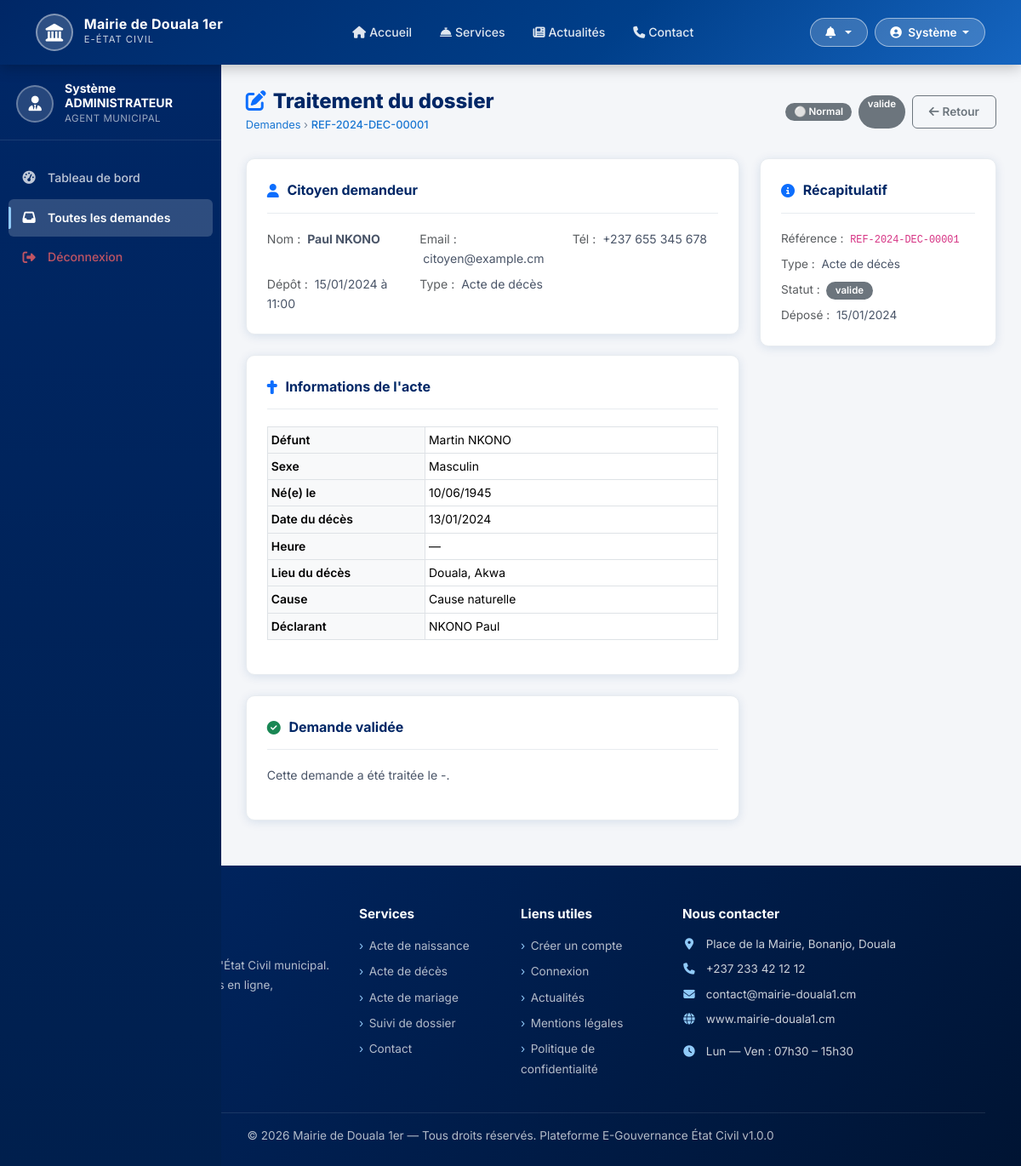
The page /agent/traiter-demande.php?id=2 (signed in) on the database its author committed.
### tables this page shows
CREATE TABLE `demandes` (
    `id` INT UNSIGNED AUTO_INCREMENT PRIMARY KEY,
    `numero_reference` VARCHAR(30) NOT NULL UNIQUE,
    `user_id` INT UNSIGNED NOT NULL,
    `agent_id` INT UNSIGNED DEFAULT NULL,
    `type_acte` ENUM('naissance','deces','mariage','casier','nationalite','autre') NOT NULL,
    `statut` ENUM('soumis','en_cours','valide','rejete','archive') DEFAULT 'soumis',
    `priorite` ENUM('normale','urgente') DEFAULT 'normale',
    `motif_demande` TEXT,
    `commentaire_agent` TEXT,
    `motif_rejet` TEXT,
    `date_traitement` DATETIME DEFAULT NULL,
    `date_validation` DATETIME DEFAULT NULL,
    `acte_pdf_path` VARCHAR(255) DEFAULT NULL,
    `created_at` TIMESTAMP DEFAULT CURRENT_TIMESTAMP,
    `updated_at` TIMESTAMP DEFAULT CURRENT_TIMESTAMP ON UPDATE CURRENT_TIMESTAMP,
    FOREIGN KEY (`user_id`) REFERENCES `users`(`id`) ON DELETE CASCADE,
    FOREIGN KEY (`agent_id`) REFERENCES `users`(`id`) ON DELETE SET NULL,
    INDEX `idx_reference` (`numero_reference`),
    INDEX `idx_statut` (`statut`),
    INDEX `idx_type` (`type_acte`),
    INDEX `idx_user` (`user_id`),
    INDEX `idx_created` (`created_at`)
);

CREATE TABLE `users` (
    `id` INT UNSIGNED AUTO_INCREMENT PRIMARY KEY,
    `role_id` INT UNSIGNED NOT NULL,
    `nom` VARCHAR(100) NOT NULL,
    `prenom` VARCHAR(100) NOT NULL,
    `email` VARCHAR(150) NOT NULL UNIQUE,
    `password` VARCHAR(255) NOT NULL,
    `telephone` VARCHAR(20),
    `adresse` TEXT,
    `ville` VARCHAR(100),
    `photo_profil` VARCHAR(255) DEFAULT NULL,
    `statut` ENUM('actif','inactif','suspendu') DEFAULT 'actif',
    `email_verifie` TINYINT(1) DEFAULT 0,
    `token_reset` VARCHAR(100) DEFAULT NULL,
    `derniere_connexion` DATETIME DEFAULT NULL,
    `created_at` TIMESTAMP DEFAULT CURRENT_TIMESTAMP,
    `updated_at` TIMESTAMP DEFAULT CURRENT_TIMESTAMP ON UPDATE CURRENT_TIMESTAMP,
    FOREIGN KEY (`role_id`) REFERENCES `roles`(`id`) ON DELETE RESTRICT ON UPDATE CASCADE,
    INDEX `idx_email` (`email`),
    INDEX `idx_role` (`role_id`),
    INDEX `idx_statut` (`statut`)
);

### agent/traiter-demande.php (the view, shortened to what the rows shown need)
<?php
require_once __DIR__ . '/../config/database.php';
require_once __DIR__ . '/../config/app.php';
$id = (int)($_GET['id'] ?? 0);
$demande = dbQuery("
    SELECT d.*, u.nom as citoyen_nom, u.prenom as citoyen_prenom, u.email as citoyen_email, u.telephone as citoyen_tel
    FROM demandes d JOIN users u ON d.user_id=u.id
    WHERE d.id=?
", [$id])->fetch();
$details = null;
switch ($demande['type_acte']) {
    case 'deces':     $details = dbQuery("SELECT * FROM deces WHERE demande_id=?",[$id])->fetch(); break;
}
include __DIR__.'/../views/partials/header.php';
?>
<div class="dashboard-wrapper">
  <main class="main-content">
    <div class="page-header">
      <div>
        <h1><i class="fas fa-edit me-2 text-primary"></i>Traitement du dossier</h1>
        <div class="breadcrumb-bar">
          <a href="<?= APP_URL ?>/agent/demandes.php">Demandes</a> ›
          <span><?= htmlspecialchars($demande['numero_reference']) ?></span>
        </div>
      </div>
      <div class="d-flex gap-2">
        <div class="badge <?= $demande['priorite']==='urgente'?'bg-danger':'bg-secondary' ?> align-self-center">
          <?= $demande['priorite']==='urgente'?'🔴 Urgent':'⚪ Normal' ?>
        </div>
        <?= getStatutBadge($demande['statut']) ?>
        <a href="<?= APP_URL ?>/agent/demandes.php" class="btn btn-sm btn-outline-secondary">
          <i class="fas fa-arrow-left me-1"></i>Retour
        </a>
      </div>
    </div>
    <div class="row g-4">
      <div class="col-lg-8">
        <div class="content-card mb-4">
          <div class="row g-2" style="font-size:.88rem;">
            <div class="col-md-4"><span class="text-muted">Nom :</span> <strong class="ms-1"><?= htmlspecialchars($demande['citoyen_prenom'].' '.$demande['citoyen_nom']) ?></strong></div>
            <div class="col-md-4"><span class="text-muted">Email :</span> <span class="ms-1"><?= htmlspecialchars($demande['citoyen_email']) ?></span></div>
            <div class="col-md-4"><span class="text-muted">Tél :</span> <span class="ms-1"><?= htmlspecialchars($demande['citoyen_tel']??'—') ?></span></div>
            <div class="col-md-4"><span class="text-muted">Dépôt :</span> <span class="ms-1"><?= formatDateTime($demande['created_at']) ?></span></div>
            <div class="col-md-4"><span class="text-muted">Type :</span> <span class="ms-1"><?= getTypeActeLabel($demande['type_acte']) ?></span></div>
          </div>
        </div>
        <?php if ($details): ?>
        <div class="content-card mb-4">
          <div class="table-responsive">
            <table class="table table-sm table-bordered" style="font-size:.87rem;">
              <tbody>
                <?php
                $rows = [];
                if ($demande['type_acte']==='naissance' && $details) {
                    $rows = [
                        ['Enfant',''.($details['prenom_enfant']??'').' '.($details['nom_enfant']??'')],
                        ['Sexe',$details['sexe']==='M'?'Masculin':'Féminin'],
                        ['Date de naissance',formatDate($details['date_naissance']??'')],
                        ['Heure',$details['heure_naissance']??'—'],
                        ['Lieu de naissance',$details['lieu_naissance']??'—'],
                        ['Maternité',$details['centre_sante']??'—'],
                        ['Père',($details['prenom_pere']??'').' '.($details['nom_pere']??'')],
                        ['Mère',($details['prenom_mere']??'').' '.($details['nom_mere']??'')],
                        ['Déclarant',$details['nom_declarant']??'—'],
                    ];
                } elseif ($demande['type_acte']==='deces' && $details) {
                    $rows = [
                        ['Défunt',($details['prenom_defunt']??'').' '.($details['nom_defunt']??'')],
                        ['Sexe',$details['sexe']==='M'?'Masculin':'Féminin'],
                        ['Né(e) le',formatDate($details['date_naissance_defunt']??'')],
                        ['Date du décès',formatDate($details['date_deces']??'')],
                        ['Heure',$details['heure_deces']??'—'],
                        ['Lieu du décès',$details['lieu_deces']??'—'],
                        ['Cause',$details['cause_deces']??'—'],
                        ['Déclarant',$details['nom_declarant']??'—'],
                    ];
                }
                foreach ($rows as [$label, $val]):
                ?>
                <tr>
                  <th class="bg-light" style="width:35%;font-weight:600;"><?= htmlspecialchars($label) ?></th>
                </tr>
                <?php endforeach; ?>
              </tbody>
            </table>
          </div>
        </div>
        <?php endif; ?>
        <?php if (in_array($demande['statut'],['soumis','en_cours'])): ?>
        <div class="form-card">
          <div class="form-card-header"><h4><i class="fas fa-gavel me-2 text-primary"></i>Décision de l'agent</h4></div>
          <?php if ($demande['statut']==='soumis'): ?>
          <div class="alert alert-warning d-flex gap-2 mb-3">
            <i class="fas fa-exclamation-triangle mt-1"></i>
            <div style="font-size:.87rem;">Cette demande n'a pas encore été prise en charge. Cliquez sur <strong>"Prendre en charge"</strong> pour commencer le traitement.</div>
          </div>
          <form method="POST"><?= csrfField() ?>
            <input type="hidden" name="action_agent" value="prendre_en_charge">
            <button type="submit" class="btn btn-warning w-100 mb-3">
              <i class="fas fa-hand-point-right me-2"></i>Prendre ce dossier en charge
            </button>
          </form>
          <?php endif; ?>
          <form method="POST" class="mb-3"><?= csrfField() ?>
            <input type="hidden" name="action_agent" value="commenter">
            <label class="form-label">Commentaire interne</label>
            <textarea class="form-control mb-2" name="commentaire" rows="2"
                      placeholder="Note interne ou remarque sur le dossier…"><?= htmlspecialchars($demande['commentaire_agent']??'') ?></textarea>
            <button type="submit" class="btn btn-outline-secondary btn-sm">
              <i class="fas fa-save me-1"></i>Enregistrer la note
            </button>
          </form>
          <?php if ($demande['statut']==='en_cours'): ?>
          <hr>
          <div class="row g-3">
            <div class="col-md-6">
              <div class="p-3 rounded" style="background:#e8f5e9;border:1px solid #c8e6c9;">
                <h6 class="text-success mb-2"><i class="fas fa-check-circle me-1"></i>Valider la demande</h6>
                <p style="font-size:.82rem;color:#388e3c;">L'acte sera généré automatiquement et le citoyen sera notifié.</p>
                <form method="POST"><?= csrfField() ?>
                  <input type="hidden" name="action_agent" value="valider">
                  <textarea class="form-control form-control-sm mb-2" name="commentaire" rows="2"
                            placeholder="Commentaire de validation (optionnel)"></textarea>
                  <button type="submit" class="btn btn-success w-100"
                          data-confirm="Confirmer la validation de cette demande ?">
                    <i class="fas fa-check me-2"></i>Valider et générer l'acte
                  </button>
                </form>
              </div>
            </div>
            <div class="col-md-6">
              <div class="p-3 rounded" style="background:#ffebee;border:1px solid #ffcdd2;">
                <h6 class="text-danger mb-2"><i class="fas fa-times-circle me-1"></i>Rejeter la demande</h6>
                <p style="font-size:.82rem;color:#c62828;">Le citoyen sera notifié avec le motif du rejet.</p>
                <form method="POST"><?= csrfField() ?>
                  <input type="hidden" name="action_agent" value="rejeter">
                  <textarea class="form-control form-control-sm mb-2" name="motif_rejet" rows="2" required
                            placeholder="Motif obligatoire : pièces manquantes, informations incorrectes…"></textarea>
                  <button type="submit" class="btn btn-danger w-100"
                          data-confirm="Confirmer le rejet de cette demande ?">
                    <i class="fas fa-times me-2"></i>Rejeter la demande
                  </button>
                </form>
              </div>
            </div>
          </div>
          <?php endif; ?>
        </div>
        <?php else: ?>
        <div class="content-card">
          <div class="card-header-title">
            <?php if ($demande['statut']==='valide'): ?>
            <i class="fas fa-check-circle text-success"></i> Demande validée
            <?php else: ?>
            <i class="fas fa-times-circle text-danger"></i> Demande rejetée
            <?php endif; ?>
          </div>
          <p style="font-size:.88rem;">Cette demande a été traitée le <?= formatDateTime($demande['date_validation']??'') ?>.</p>
        </div>
        <?php endif; ?>
      </div>
      <div class="col-lg-4">
        <div class="content-card">
          <div style="font-size:.85rem;" class="d-flex flex-column gap-2">
            <div><span class="text-muted">Référence :</span> <code class="ms-1"><?= htmlspecialchars($demande['numero_reference']) ?></code></div>
            <div><span class="text-muted">Type :</span> <span class="ms-1"><?= getTypeActeLabel($demande['type_acte']) ?></span></div>
            <div><span class="text-muted">Statut :</span> <span class="ms-1"><?= getStatutBadge($demande['statut']) ?></span></div>
            <div><span class="text-muted">Déposé :</span> <span class="ms-1"><?= formatDate($demande['created_at']) ?></span></div>
          </div>
        </div>
      </div>
    </div>
  </main>
</div>
<?php include __DIR__.'/../views/partials/footer.php'; ?>

### config/app.php (shortened to what the rows shown need)
<?php
function formatDate(string $date, string $format = 'd/m/Y'): string
{
    if (empty($date)) return '-';
    try {
        return (new DateTime($date))->format($format);
    } catch (Exception $e) {
        return $date;
    }
}
function formatDateTime(string $datetime): string
{
    return formatDate($datetime, 'd/m/Y à H:i');
}
function getStatutBadge(string $statut): string
{
    $badges = [
        'soumis'    => '<span class="badge bg-secondary"><i class="fas fa-clock me-1"></i>Soumis</span>',
        'en_cours'  => '<span class="badge bg-warning text-dark"><i class="fas fa-spinner me-1"></i>En cours</span>',
        'valide'    => '<span class="badge bg-success"><i class="fas fa-check me-1"></i>Validé</span>',
        'rejete'    => '<span class="badge bg-danger"><i class="fas fa-times me-1"></i>Rejeté</span>',
        'archive'   => '<span class="badge bg-dark"><i class="fas fa-archive me-1"></i>Archivé</span>',
    ];
    return $badges[$statut] ?? '<span class="badge bg-secondary">' . htmlspecialchars($statut) . '</span>';
}
function getTypeActeLabel(string $type): string
{
    $labels = [
        'naissance'   => 'Acte de naissance',
        'deces'       => 'Acte de décès',
        'mariage'     => 'Acte de mariage',
        'casier'      => 'Casier judiciaire',
        'nationalite' => 'Certificat de nationalité',
        'autre'       => 'Autre acte',
    ];
    return $labels[$type] ?? ucfirst($type);
}

### rows shown on the page
demandes: numero_reference "REF-2024-DEC-00001", statut "valide valide", user.nom "Paul NKONO", user.email "citoyen@example.cm", user.telephone "+237 655 345 678", created_at "15/01/2024 à 11:00", type_acte "Acte de décès", date_validation "-", created_at "15/01/2024"

### other values the page prints
$mairie "Mairie de Douala 1er"
$user['prenom'] "Système"
$user['prenom'].' '.$user['nom'] "Système ADMINISTRATEUR"
$label "Défunt"
$val "Martin NKONO"
$label "Sexe"
$val "Masculin"
$label "Né(e) le"
$val "10/06/1945"
$label "Date du décès"
$val "13/01/2024"
$label "Heure"
$val "—"
$label "Lieu du décès"
$val "Douala, Akwa"
